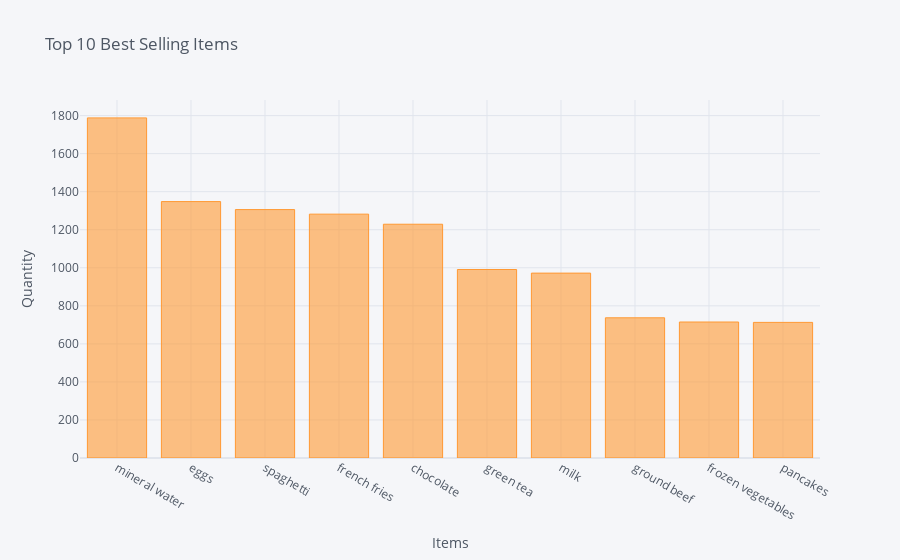

The notebook cell this image was saved under:
### Code cell
top_10.to_frame()['Items'].iplot(kind='bar', xTitle='Items', yTitle='Quantity', title='Top 10 Best Selling Items')

### Figure 1 — Plotly figure (JSON) as saved in the notebook; plotly's stock layout.template omitted (floating-point values rounded to 4 significant figures)
{"data": [{"marker": {"color": "rgba(255, 153, 51, 0.6)", "line": {"color": "rgba(255, 153, 51, 1.0)", "width": 1}}, "name": "Items", "orientation": "v", "text": "", "type": "bar", "x": ["mineral water", "eggs", "spaghetti", "french fries", "chocolate", "green tea", "milk", "ground beef", "frozen vegetables", "pancakes"], "y": [1788, 1348, 1306, 1282, 1229, 991, 972, 737, 715, 713]}], "layout": {"autosize": true, "dragmode": "zoom", "hovermode": "closest", "legend": {"bgcolor": "#F5F6F9", "font": {"color": "#4D5663"}}, "paper_bgcolor": "#F5F6F9", "plot_bgcolor": "#F5F6F9", "title": {"font": {"color": "#4D5663"}, "text": "Top 10 Best Selling Items"}, "xaxis": {"autorange": true, "gridcolor": "#E1E5ED", "range": [-0.5, 9.5], "showgrid": true, "showspikes": false, "tickfont": {"color": "#4D5663"}, "title": {"font": {"color": "#4D5663"}, "text": "Items"}, "type": "category", "zerolinecolor": "#E1E5ED"}, "yaxis": {"autorange": true, "gridcolor": "#E1E5ED", "range": [0, 1882.0], "showgrid": true, "showspikes": false, "tickfont": {"color": "#4D5663"}, "title": {"font": {"color": "#4D5663"}, "text": "Quantity"}, "type": "linear", "zerolinecolor": "#E1E5ED"}}}
